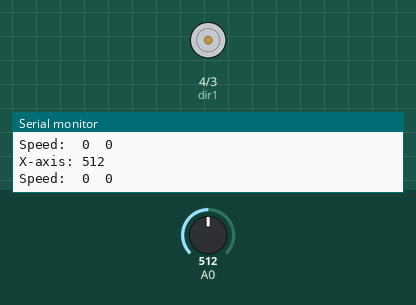
Simulated run of this sketch. Board: Arduino Uno, built with avr-gcc and run on an emulated ATmega328P. Parts: motor-driver pin pairs drawn as motors (green arrow = first pin HIGH = forward, orange = second pin HIGH = backward, longer = more drive, scaled by the enable pin), the last lines printed to the serial monitor. Inputs (shaded band) come from the test bench; at power-on: A0 = 512.

Above: at 1.2 s.
1.3 s: A0 set to 532
2.9 s: A0 set to 507
4.4 s: A0 set to 490
5.9 s: A0 set to 541
At 6.5 s:
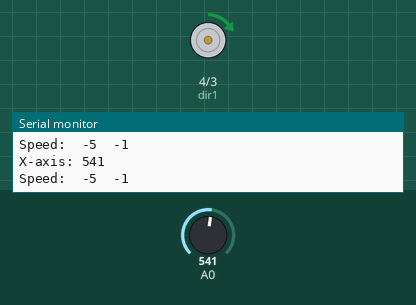
7.5 s: A0 set to 481
At 7.9 s:
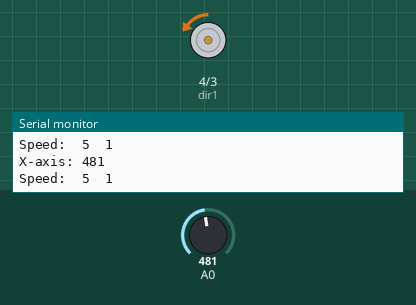
9.1 s: A0 set to 306
At 10.5 s:
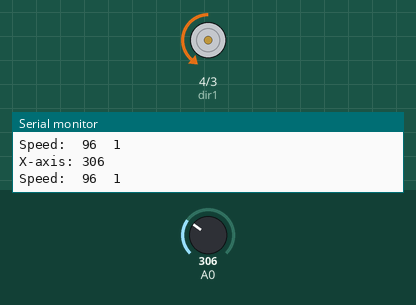
Timing chart, 0 to 11.7 s (numbered marks = the images above; inputs shaded):
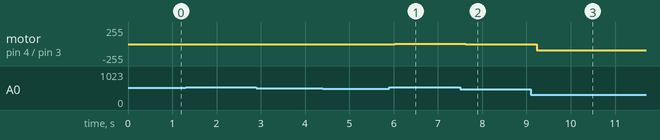

Measured:
- after the input at 5.9 s, motor on pin 4 (dir1) / pin 3 (dir2): stopped → forward 5/255 after 0.12 s
- after the input at 7.5 s, motor on pin 4 (dir1) / pin 3 (dir2): forward 5/255 → backward 5/255 after 0.12 s
- after the input at 9.1 s, motor on pin 4 (dir1) / pin 3 (dir2): backward 5/255 → backward 96/255 after 0.13 s

The sketch:

DC_Motor_Speed_Joystick.ino
```cpp
/*
 * Save as DC_Motor_Speed_Joystick.ino
 *
 * Uses L293D to control speed and direction of motor
 * follows X-Axis input of joystick
*/


int speedPin = 5;
int dir1 = 4; // motor reverse
int dir2 = 3; // motor forward

int mSpeed = 0;
int xSpeed = 0;
int dirInd = 0;


void setup() {
  pinMode(speedPin,OUTPUT);
  pinMode(dir1,OUTPUT);
  pinMode(dir2,OUTPUT);

  digitalWrite(speedPin,LOW);
  Serial.begin(9600);
}

void loop()
{

  int joy_x = analogRead(A0); // Read Joystick X-Axis

  Serial.print("X-axis: ");
  Serial.print(joy_x);
  Serial.print("\n\n");

  if (joy_x < 491) {

    digitalWrite(dir1,LOW);
    digitalWrite(dir2,HIGH);
    dirInd = 1;
    mSpeed = map(joy_x, 491, 0, 0, 255);
  }
  else if (joy_x > 531) {
    digitalWrite(dir1,HIGH);
    digitalWrite(dir2,LOW);
    dirInd = -1;
    mSpeed = map(joy_x, 531, 1023, 0, 255);
  }
else {
    mSpeed = 0;
    dirInd = 0;
  }

  Serial.print("Speed:  ");
  Serial.print(dirInd*mSpeed);
  Serial.print("  ");
  Serial.print(dirInd);
  Serial.print("\n\n");

  analogWrite(speedPin,mSpeed);
  delay(200);
}
```
